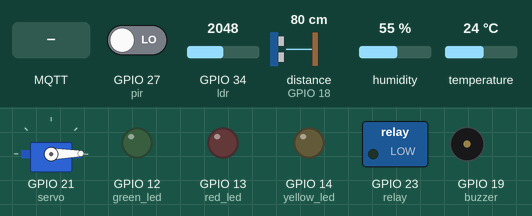
A program run on a simulated ESP32 board running MicroPython. Shown: servo, switched loads named in the program (green lamp = pin HIGH), output pins drawn as LEDs (lit = HIGH), buzzer (waves = sounding). The test bench sets the inputs (shaded band); at power-on: GPIO 27 (pir) LOW, GPIO 34 (ldr) = 2048, distance to the obstacle (sensor on GPIO 18) 80 cm, humidity 55 %, temperature 24 °C (analog values on the 0–4095 scale). The echo pulse lasts 58.3 µs per cm; WiFi joins after 1.5 s; no MQTT or app messages arrive unless stated; servo angles are drawn from the pulse width (0.5 ms = 0°, 2.5 ms = 180°); pins used as bus, display or sensor lines are not drawn; what the program prints to the serial console is not drawn.

Above: at 2.8 s.
2.9 s: MQTT message "1" arrives on the first subscribed topic
At 4.9 s:
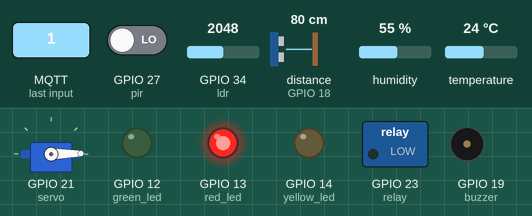
5.2 s: MQTT message "0" arrives on the first subscribed topic
At 6.1 s:
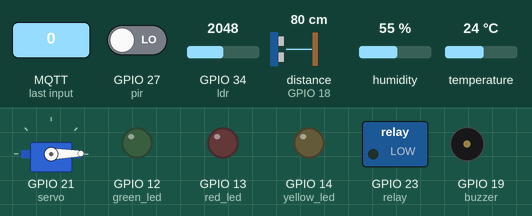
Timing chart, 0 to 8.2 s (numbered marks = the images above; inputs shaded):
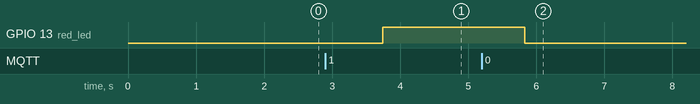

The program:

main.py
```python
from machine import Pin, ADC, PWM, time_pulse_us
from umqtt.simple import MQTTClient
import network
import dht
import time


# WiFi connection to virtual network

SSID = "Wokwi-GUEST"
PASSWORD = ""


# MQTT

MQTT_BROKER = "broker.emqx.io"
CLIENT_ID = "rana7-esp32-smartenv"

# Sensor topics
TOPIC_TEMP = b"rana7/iot/temperature"
TOPIC_HUM = b"rana7/iot/humidity"
TOPIC_LIGHT = b"rana7/iot/light"
TOPIC_MOTION = b"rana7/iot/motion"
TOPIC_DISTANCE = b"rana7/iot/distance"
TOPIC_MODE_STATUS = b"rana7/iot/mode_status"

# Control Acctuators
TOPIC_LED_CONTROL = b"rana7/iot/control/led"
TOPIC_BUZZER_CONTROL = b"rana7/iot/control/buzzer"
TOPIC_RELAY_CONTROL = b"rana7/iot/control/relay"
TOPIC_SERVO_CONTROL = b"rana7/iot/control/servo"
TOPIC_MODE_CONTROL = b"rana7/iot/control/mode"

# Threshold section
TOPIC_TEMP_THRESHOLD = b"rana7/iot/control/temp_threshold"
TOPIC_LIGHT_THRESHOLD = b"rana7/iot/control/light_threshold"
TOPIC_DISTANCE_THRESHOLD = b"rana7/iot/control/distance_threshold"


# Pins

DHT_PIN = 15
LDR_PIN = 34
PIR_PIN = 27
TRIG_PIN = 5
ECHO_PIN = 18

RED_LED_PIN = 13
GREEN_LED_PIN = 12
YELLOW_LED_PIN = 14
BUZZER_PIN = 19
RELAY_PIN = 23
SERVO_PIN = 21


# Thresholds manual fixed Average values

temp_threshold = 30
light_threshold = 1500
distance_threshold = 50

# 0 = MANUAL, 1 = AUTO
auto_mode = 0

# Manual states
manual_led_state = 0
manual_buzzer_state = 0
manual_relay_state = 0
manual_servo_angle = 0


# Sensor Setup

dht_sensor = dht.DHT22(Pin(DHT_PIN))  # for tem

ldr = ADC(Pin(LDR_PIN))   # for light level
ldr.atten(ADC.ATTN_11DB)
ldr.width(ADC.WIDTH_12BIT)

pir = Pin(PIR_PIN, Pin.IN) # for motion

trig = Pin(TRIG_PIN, Pin.OUT)  # for disance
echo = Pin(ECHO_PIN, Pin.IN)
trig.value(0)


# Actuator Setup

red_led = Pin(RED_LED_PIN, Pin.OUT)
green_led = Pin(GREEN_LED_PIN, Pin.OUT)
yellow_led = Pin(YELLOW_LED_PIN, Pin.OUT)

red_led.off()
green_led.off()
yellow_led.off()

buzzer = PWM(Pin(BUZZER_PIN))
buzzer.freq(2000)
buzzer.duty(0)

relay = Pin(RELAY_PIN, Pin.OUT)
relay.off()

servo = PWM(Pin(SERVO_PIN), freq=50)


# Helper functiond to manage Acctuator work
# validation function for servo
def servo_write(angle):
    try:
        angle = int(angle)
    except:
        angle = 0

    if angle < 0:
        angle = 0
    if angle > 180:
        angle = 180

    min_duty = 26
    max_duty = 128
    duty = int(min_duty + (max_duty - min_duty) * angle / 180)
    servo.duty(duty)

# read distance throught Altrsonic sensor
def read_distance():
    try:
        trig.value(0)
        time.sleep_us(2)
        trig.value(1)
        time.sleep_us(10)
        trig.value(0)

        duration = time_pulse_us(echo, 1, 30000) # calculate how much echo stills in the high mode so that we can calculate the duration
        if duration < 0:
            return None

        return (duration * 0.0343) / 2
    except:
        return None

# connect wifi with ESP32 before connecting MQTT so we try to connect to wifi not stablish a new wifi network
def connect_wifi():
    wifi = network.WLAN(network.STA_IF)
    wifi.active(True)
    wifi.connect(SSID, PASSWORD)

    print("Connecting to WiFi", end="")
    while not wifi.isconnected():
        print(".", end="")
        time.sleep(0.5)

    print("\nWiFi Connected!")
    print("IP address:", wifi.ifconfig()[0])
    return wifi


def apply_manual_outputs():
    if manual_led_state == 1:
        red_led.on()
    else:
        red_led.off()

    if manual_buzzer_state == 1:
        buzzer.duty(512)
    else:
        buzzer.duty(0)

    if manual_relay_state == 1:
        relay.on()
    else:
        relay.off()

    servo_write(manual_servo_angle)

    green_led.off()
    yellow_led.off()

# this function takes the sensors values and compare it to thresholds and then take action according to this comparasion
def apply_auto_outputs(temperature, light_level, motion, distance):
    # Red LED: high temperature
    if temperature > temp_threshold:
        red_led.on()
    else:
        red_led.off()

    # Yellow LED: low light
    if light_level < light_threshold:
        yellow_led.on()
    else:
        yellow_led.off()

    # Green LED: safe condition
    normal_temp = temperature <= temp_threshold
    normal_light = light_level >= light_threshold
    normal_motion = (motion == 0)
    normal_distance = (distance is None) or (distance > distance_threshold)

    if normal_temp and normal_light and normal_motion and normal_distance:
        green_led.on()
    else:
        green_led.off()

    # Buzzer: motion detected
    if motion == 1:
        buzzer.duty(512)
    else:
        buzzer.duty(0)

    # Relay: high temperature
    if temperature > temp_threshold:
        relay.on()
    else:
        relay.off()

    # Servo: object close
    if (distance is not None) and (distance < distance_threshold):
        servo_write(90)
    else:
        servo_write(0)

# this function works when ESP32 recives a MQTT messege
def mqtt_callback(topic, msg):
    global auto_mode
    global manual_led_state, manual_buzzer_state, manual_relay_state, manual_servo_angle
    global temp_threshold, light_threshold, distance_threshold

    print("Received:", topic, msg)

    if topic == TOPIC_MODE_CONTROL:
        if msg == b"1":
            auto_mode = 1
            print("Mode = AUTO")
        elif msg == b"0":
            auto_mode = 0
            print("Mode = MANUAL")

    elif topic == TOPIC_LED_CONTROL and auto_mode == 0:
        if msg == b"1":
            manual_led_state = 1
            red_led.on()
            print("LED turned ON")
        elif msg == b"0":
            manual_led_state = 0
            red_led.off()
            print("LED turned OFF")

    elif topic == TOPIC_BUZZER_CONTROL and auto_mode == 0:
        if msg == b"1":
            manual_buzzer_state = 1
            buzzer.duty(512)
            print("Buzzer turned ON")
        elif msg == b"0":
            manual_buzzer_state = 0
            buzzer.duty(0)
            print("Buzzer turned OFF")

    elif topic == TOPIC_RELAY_CONTROL and auto_mode == 0:
        if msg == b"1":
            manual_relay_state = 1
            relay.on()
            print("Relay turned ON")
        elif msg == b"0":
            manual_relay_state = 0
            relay.off()
            print("Relay turned OFF")

    elif topic == TOPIC_SERVO_CONTROL and auto_mode == 0:
        try:
            angle = int(msg)
            manual_servo_angle = angle
            servo_write(angle)
            print("Servo moved to", angle)
        except:
            print("Invalid servo value")

    elif topic == TOPIC_TEMP_THRESHOLD:
        try:
            temp_threshold = int(msg)
            print("Temp threshold =", temp_threshold)
        except:
            print("Invalid temp threshold")

    elif topic == TOPIC_LIGHT_THRESHOLD:
        try:
            light_threshold = int(msg)
            print("Light threshold =", light_threshold)
        except:
            print("Invalid light threshold")

    elif topic == TOPIC_DISTANCE_THRESHOLD:
        try:
            distance_threshold = int(msg)
            print("Distance threshold =", distance_threshold)
        except:
            print("Invalid distance threshold")


def connect_mqtt():
    client = MQTTClient(CLIENT_ID, MQTT_BROKER)
    client.set_callback(mqtt_callback)
    client.connect()

    client.subscribe(TOPIC_LED_CONTROL)
    client.subscribe(TOPIC_BUZZER_CONTROL)
    client.subscribe(TOPIC_RELAY_CONTROL)
    client.subscribe(TOPIC_SERVO_CONTROL)
    client.subscribe(TOPIC_MODE_CONTROL)

    client.subscribe(TOPIC_TEMP_THRESHOLD)
    client.subscribe(TOPIC_LIGHT_THRESHOLD)
    client.subscribe(TOPIC_DISTANCE_THRESHOLD)

    print("Subscribed to:", TOPIC_LED_CONTROL)
    print("Subscribed to:", TOPIC_BUZZER_CONTROL)
    print("Subscribed to:", TOPIC_RELAY_CONTROL)
    print("Subscribed to:", TOPIC_SERVO_CONTROL)
    print("Subscribed to:", TOPIC_MODE_CONTROL)
    print("Subscribed to:", TOPIC_TEMP_THRESHOLD)
    print("Subscribed to:", TOPIC_LIGHT_THRESHOLD)
    print("Subscribed to:", TOPIC_DISTANCE_THRESHOLD)
    print("Connected to MQTT broker!")

    return client


# Main

wifi = connect_wifi()
servo_write(0)
client = connect_mqtt()

# this function alwys checks that everything work as planned
while True:
    try:
        client.check_msg()

        dht_sensor.measure()
        temperature = dht_sensor.temperature()
        humidity = dht_sensor.humidity()
        light_level = ldr.read()
        motion = pir.value()
        distance = read_distance()

        if auto_mode == 1:
            apply_auto_outputs(temperature, light_level, motion, distance)
        else:
            apply_manual_outputs()

        # publish sensors
        client.publish(TOPIC_TEMP, str(temperature))
        client.publish(TOPIC_HUM, str(humidity))
        client.publish(TOPIC_LIGHT, str(light_level))
        client.publish(TOPIC_MOTION, str(motion))
        client.publish(TOPIC_MODE_STATUS, str(auto_mode))

        if distance is None:
            client.publish(TOPIC_DISTANCE, "0")
        else:
            client.publish(TOPIC_DISTANCE, str(distance))

        print("Mode:", "AUTO" if auto_mode == 1 else "MANUAL")
        print("Temperature:", temperature)
        print("Humidity:", humidity)
        print("Light:", light_level)
        print("Motion:", motion)
        print("Distance:", distance)
        print("Temp Threshold:", temp_threshold)
        print("Light Threshold:", light_threshold)
        print("Distance Threshold:", distance_threshold)
        print("----------------------")

    except Exception as e:
        print("Error:", e)

    time.sleep(1)
```

Measured:
- after the input at 2.9 s, GPIO 13 (red_led): LOW → HIGH after 0.84 s
- after the input at 5.2 s, GPIO 13 (red_led): HIGH → LOW after 0.63 s
